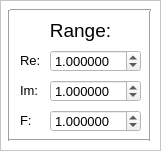
  <widget class="QFrame" name="frame_2">
   <property name="geometry">
    <rect>
     <x>90</x>
     <y>260</y>
     <width>161</width>
     <height>151</height>
    </rect>
   </property>
   <property name="palette">
    <palette>
     <active>
      <colorrole role="Base">
       <brush brushstyle="SolidPattern">
        <color alpha="255">
         <red>255</red>
         <green>255</green>
         <blue>255</blue>
        </color>
       </brush>
      </colorrole>
      <colorrole role="Window">
       <brush brushstyle="SolidPattern">
        <color alpha="255">
         <red>255</red>
         <green>255</green>
         <blue>255</blue>
        </color>
       </brush>
      </colorrole>
     </active>
     <inactive>
      <colorrole role="Base">
       <brush brushstyle="SolidPattern">
        <color alpha="255">
         <red>255</red>
         <green>255</green>
         <blue>255</blue>
        </color>
       </brush>
      </colorrole>
      <colorrole role="Window">
       <brush brushstyle="SolidPattern">
        <color alpha="255">
         <red>255</red>
         <green>255</green>
         <blue>255</blue>
        </color>
       </brush>
      </colorrole>
     </inactive>
     <disabled>
      <colorrole role="Base">
       <brush brushstyle="SolidPattern">
        <color alpha="255">
         <red>255</red>
         <green>255</green>
         <blue>255</blue>
        </color>
       </brush>
      </colorrole>
      <colorrole role="Window">
       <brush brushstyle="SolidPattern">
        <color alpha="255">
         <red>255</red>
         <green>255</green>
         <blue>255</blue>
        </color>
       </brush>
      </colorrole>
     </disabled>
    </palette>
   </property>
   <property name="autoFillBackground">
    <bool>true</bool>
   </property>
   <property name="frameShape">
    <enum>QFrame::StyledPanel</enum>
   </property>
   <property name="frameShadow">
    <enum>QFrame::Raised</enum>
   </property>
   <widget class="Line" name="line_6">
    <property name="geometry">
     <rect>
      <x>-1</x>
      <y>10</y>
      <width>21</width>
      <height>131</height>
     </rect>
    </property>
    <property name="orientation">
     <enum>Qt::Vertical</enum>
    </property>
   </widget>
   <widget class="Line" name="line_7">
    <property name="geometry">
     <rect>
      <x>140</x>
      <y>10</y>
      <width>21</width>
      <height>131</height>
     </rect>
    </property>
    <property name="orientation">
     <enum>Qt::Vertical</enum>
    </property>
   </widget>
   <widget class="Line" name="line_8">
    <property name="geometry">
     <rect>
      <x>9</x>
      <y>130</y>
      <width>141</width>
      <height>21</height>
     </rect>
    </property>
    <property name="orientation">
     <enum>Qt::Horizontal</enum>
    </property>
   </widget>
   <widget class="Line" name="line_9">
    <property name="geometry">
     <rect>
      <x>10</x>
      <y>0</y>
      <width>141</width>
      <height>21</height>
     </rect>
    </property>
    <property name="orientation">
     <enum>Qt::Horizontal</enum>
    </property>
   </widget>
   <widget class="QLabel" name="label_5">
    <property name="geometry">
     <rect>
      <x>20</x>
      <y>10</y>
      <width>121</width>
      <height>41</height>
     </rect>
    </property>
    <property name="font">
     <font>
      <pointsize>14</pointsize>
     </font>
    </property>
    <property name="text">
     <string>Range:</string>
    </property>
    <property name="alignment">
     <set>Qt::AlignCenter</set>
    </property>
   </widget>
   <widget class="QLabel" name="label_6">
    <property name="geometry">
     <rect>
      <x>20</x>
      <y>50</y>
      <width>21</width>
      <height>21</height>
     </rect>
    </property>
    <property name="font">
     <font>
      <pointsize>10</pointsize>
     </font>
    </property>
    <property name="text">
     <string>Re:</string>
    </property>
   </widget>
   <widget class="QDoubleSpinBox" name="spinBox_rangeX">
    <property name="geometry">
     <rect>
      <x>50</x>
      <y>50</y>
      <width>91</width>
      <height>22</height>
     </rect>
    </property>
    <property name="font">
     <font>
      <pointsize>10</pointsize>
     </font>
    </property>
    <property name="decimals">
     <number>6</number>
    </property>
    <property name="minimum">
     <double>0.000000000000000</double>
    </property>
    <property name="maximum">
     <double>100000000000000000.000000000000000</double>
    </property>
    <property name="singleStep">
     <double>0.000000000000000</double>
    </property>
    <property name="value">
     <double>1.000000000000000</double>
    </property>
   </widget>
   <widget class="QLabel" name="label_7">
    <property name="geometry">
     <rect>
      <x>20</x>
      <y>80</y>
      <width>21</width>
      <height>21</height>
     </rect>
    </property>
    <property name="font">
     <font>
      <pointsize>10</pointsize>
     </font>
    </property>
    <property name="text">
     <string>Im:</string>
    </property>
   </widget>
   <widget class="QDoubleSpinBox" name="spinBox_rangeY">
    <property name="geometry">
     <rect>
      <x>50</x>
      <y>80</y>
      <width>91</width>
      <height>22</height>
     </rect>
    </property>
    <property name="font">
     <font>
      <pointsize>10</pointsize>
     </font>
    </property>
    <property name="decimals">
     <number>6</number>
    </property>
    <property name="minimum">
     <double>0.000000000000000</double>
    </property>
    <property name="maximum">
     <double>100000000000000000.000000000000000</double>
    </property>
    <property name="singleStep">
     <double>0.000000000000000</double>
    </property>
    <property name="value">
     <double>1.000000000000000</double>
    </property>
   </widget>
   <widget class="QLabel" name="label_8">
    <property name="geometry">
     <rect>
      <x>20</x>
      <y>110</y>
      <width>21</width>
      <height>21</height>
     </rect>
    </property>
    <property name="font">
     <font>
      <pointsize>10</pointsize>
     </font>
    </property>
    <property name="text">
     <string>F:</string>
    </property>
   </widget>
   <widget class="QDoubleSpinBox" name="spinBox_rangeZ">
    <property name="geometry">
     <rect>
      <x>50</x>
      <y>110</y>
      <width>91</width>
      <height>22</height>
     </rect>
    </property>
    <property name="font">
     <font>
      <pointsize>10</pointsize>
     </font>
    </property>
    <property name="decimals">
     <number>6</number>
    </property>
    <property name="minimum">
     <double>0.000000000000000</double>
    </property>
    <property name="maximum">
     <double>100000000000000000.000000000000000</double>
    </property>
    <property name="singleStep">
     <double>0.000000000000000</double>
    </property>
    <property name="value">
     <double>1.000000000000000</double>
    </property>
   </widget>
  </widget>
